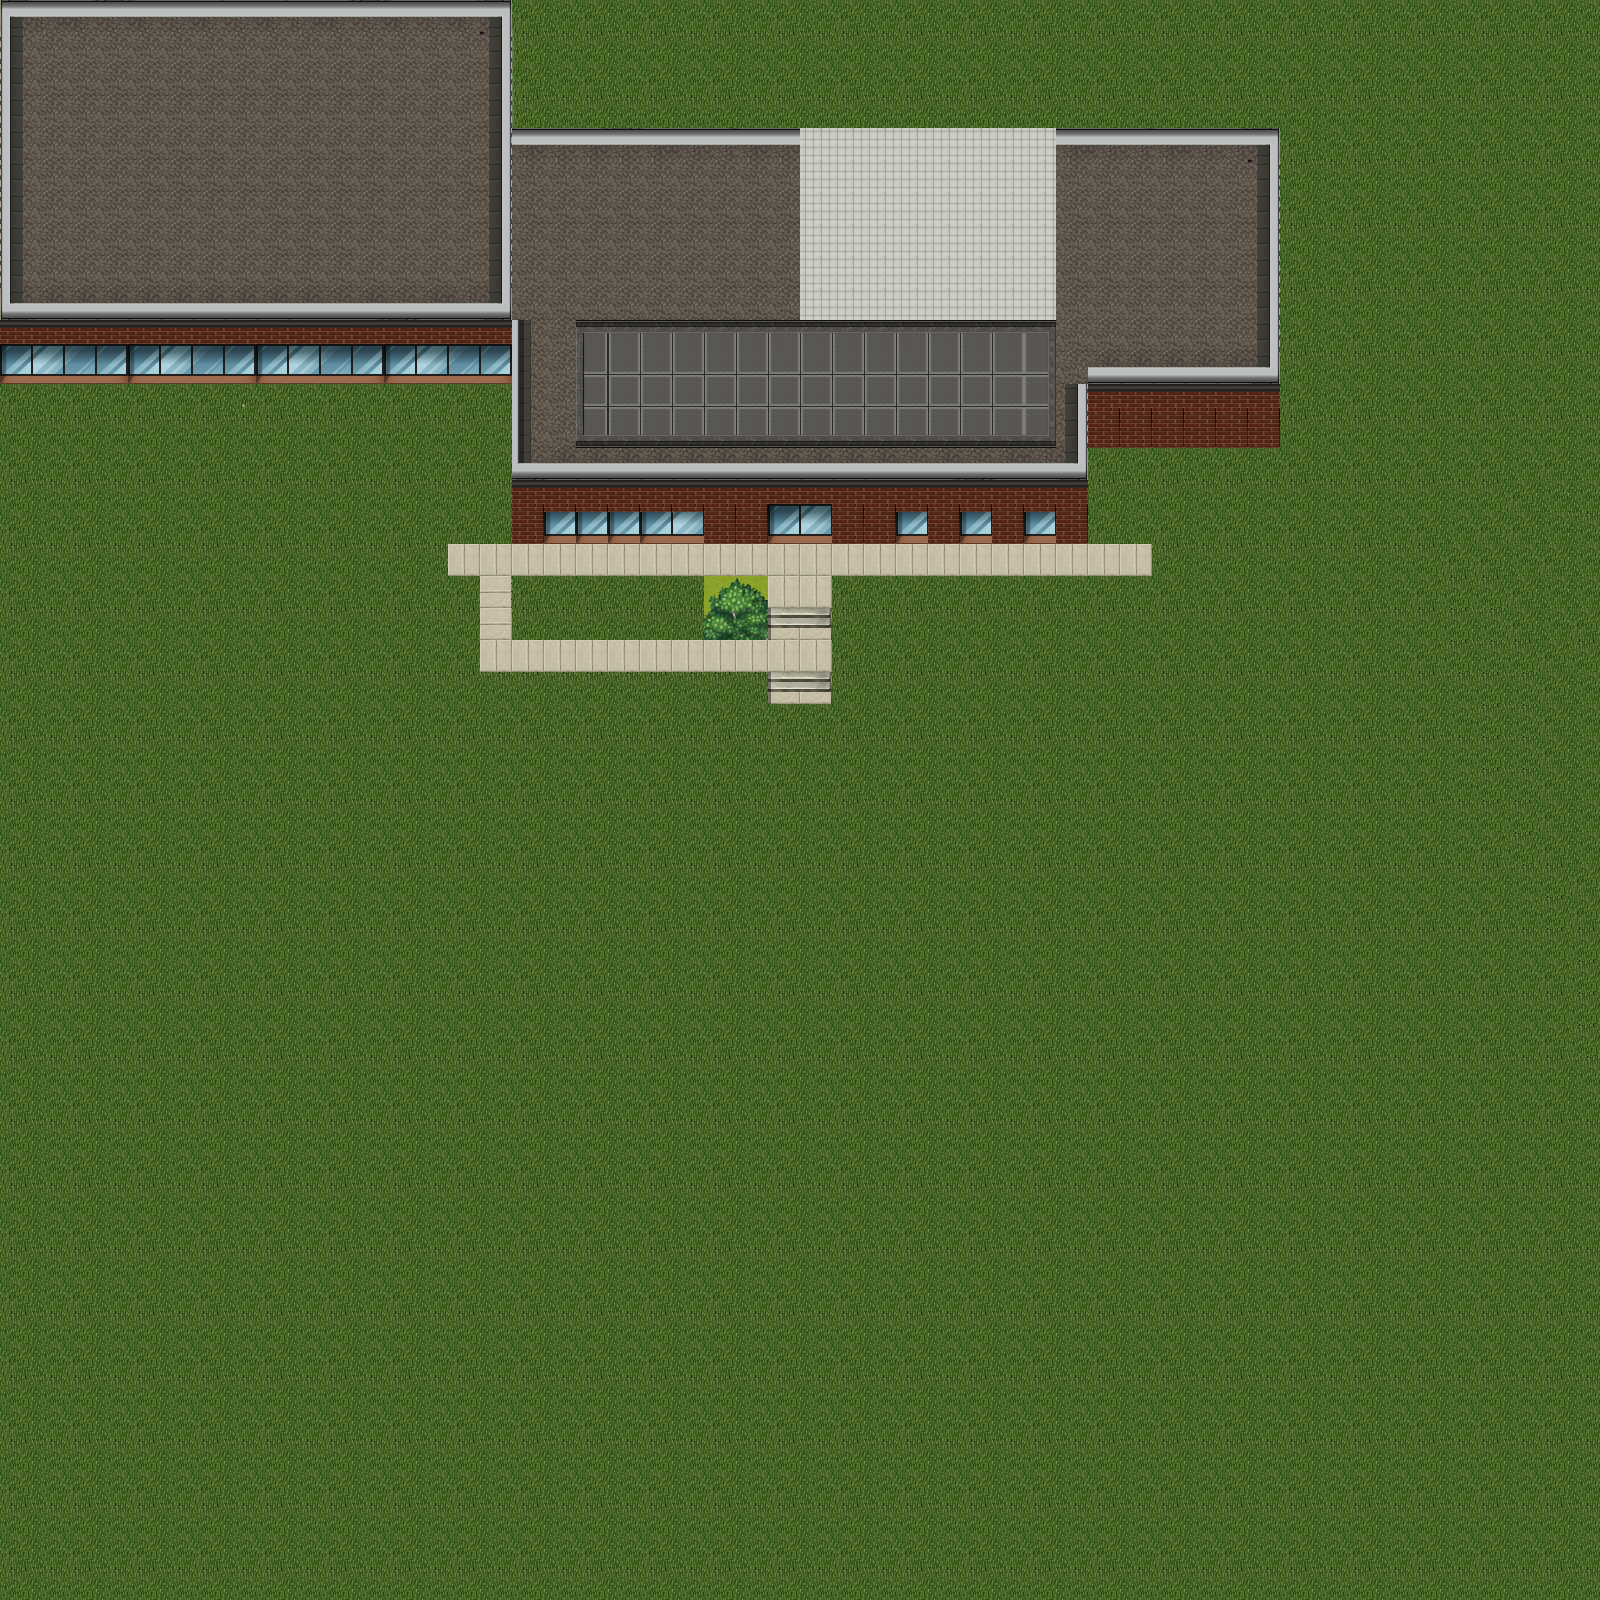

Rendered tile map (Tiled .tmx) drawn with the repository's tilesets; below, a short description and the map source with its tile grids summarised:
An orthogonal 50x50 tile map with 32x32 px tiles, 2 tile layers (Tile Layer 1, Tile Layer 2), 3 tilesets.

<map version="1.0" orientation="orthogonal" renderorder="right-down" width="50" height="50" tilewidth="32" tileheight="32" nextobjectid="1">
 <tileset firstgid="1" name="grounds1" tilewidth="32" tileheight="32" tilecount="300" columns="20">
  <image source="grounds1.jpg" width="640" height="480" />
 </tileset>
 <tileset firstgid="301" name="bulibrary" tilewidth="32" tileheight="32" tilecount="640" columns="40">
  <image source="bulibrary.png" width="1280" height="512" />
 </tileset>
 <tileset firstgid="941" name="sample3" tilewidth="32" tileheight="32" tilecount="1200" columns="40">
  <image source="sample3.png" width="1280" height="960" />
 </tileset>
 <layer name="Tile Layer 1" width="50" height="50">
  <data>[2500 cells, 2500 non-empty, 4 distinct tile ids]</data>
 </layer>
 <objectgroup name="Object Layer 1" />
 <layer name="Tile Layer 2" width="50" height="50">
  <data>[2500 cells, 761 non-empty, 221 distinct tile ids]</data>
 </layer>
</map>
